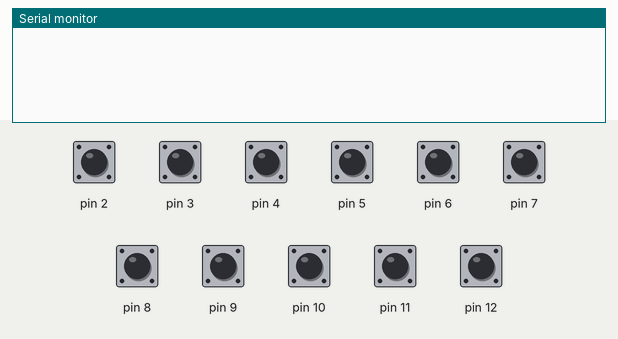
Simulated run of this sketch. Board: Arduino Uno, built with avr-gcc and run on an emulated ATmega328P. Parts: the last lines printed to the serial monitor. Inputs (shaded band) come from the test bench; at power-on: pin 2–12 HIGH.

Above: at 3.8 s.
3.9 s: pin 2 pulled LOW for 1.3 s
At 4.3 s:
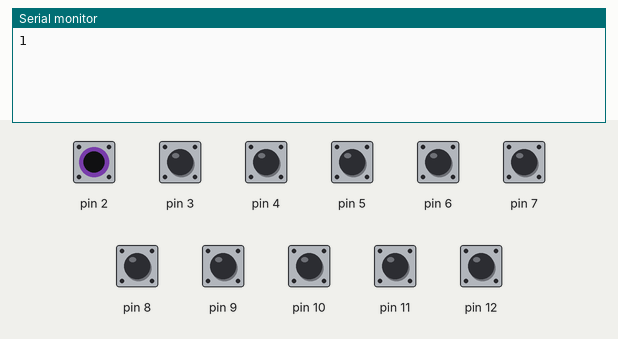
6.7 s: pin 3 pulled LOW for 1.3 s
At 7.8 s:
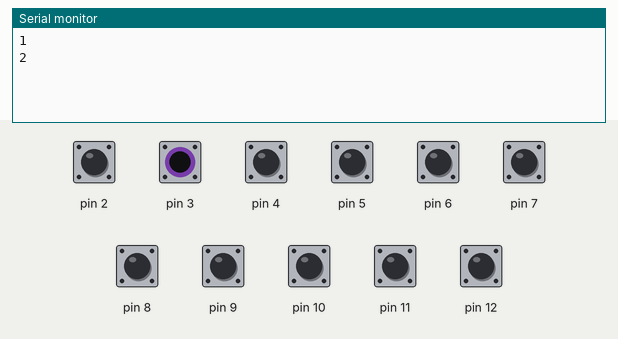
9.5 s: pin 4 pulled LOW for 1.3 s
At 11.3 s:
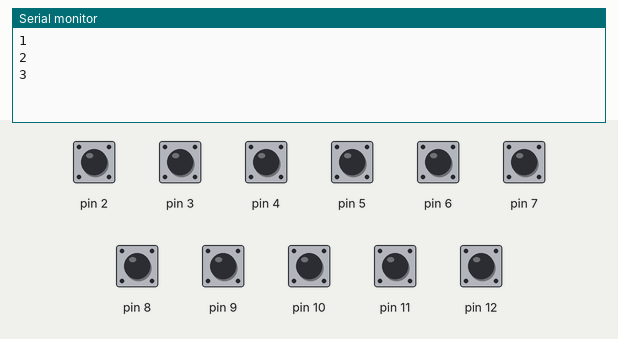
12.3 s: pin 5 pulled LOW for 1.3 s
At 13.6 s:
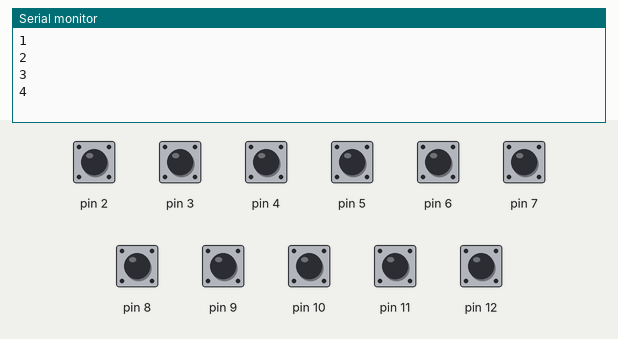
15.1 s: pin 6 pulled LOW for 1.3 s
At 17.1 s:
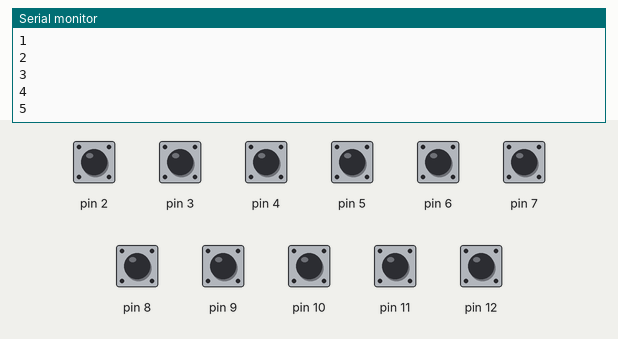
17.9 s: pin 7 pulled LOW for 1.3 s
At 18.6 s:
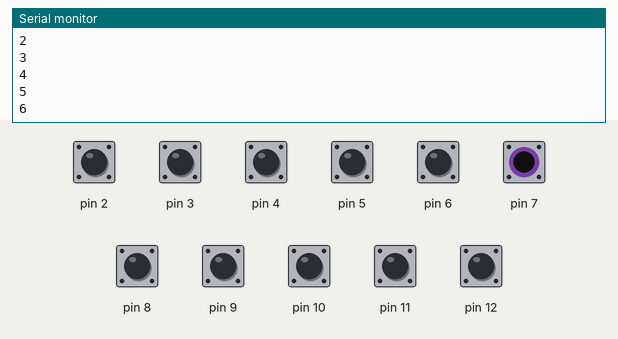
Timing chart, 0 to 20.9 s (numbered marks = the images above; inputs shaded):
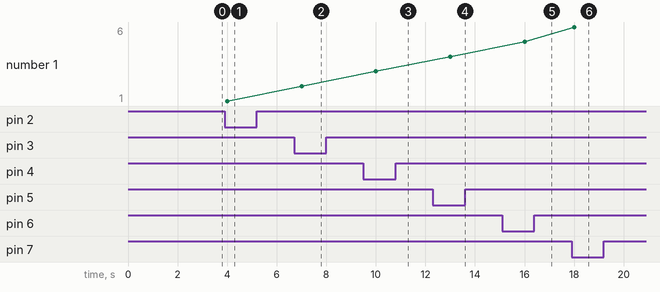

The sketch:

sketch_channel_change_test.ino
```cpp
// 11チャンネル
int oldval = -1;
void setup() {
  Serial.begin(9600);
  for (int i = 2; i < 13; i++) {
    pinMode(i, INPUT_PULLUP);
  }
}

void loop() {
  delay(1000);
  for (int i = 2; i < 13; i++) {
    int val = digitalRead(i);
    if (val == 0) {
      if (oldval != i) {
        oldval = i;
        Serial.println(i-1, DEC);
      }
      break;
    }
  }
}

// int chan = 1;
// int val_2 = 0;
// int val_3 = 0;
// int val_4 = 0;
// int old_val_2 = 0;
// int old_val_3 = 0;
// int old_val_4 = 0;

// void setup(){
//   Serial.begin(9600);
//   pinMode(2, INPUT_PULLUP);
//   pinMode(3, INPUT_PULLUP);
//   pinMode(4, INPUT_PULLUP);
// }
// void loop(){
//    val_2 = digitalRead(2); // 入力を読み取りvalに格納
//    val_3 = digitalRead(3); // 入力を読み取りvalに格納
//    val_4 = digitalRead(4); // 入力を読み取りvalに格納
//   //変化があるかどうかチェック
//   if((val_2 == HIGH) && (old_val_2 == LOW)) {
//     Serial.println(1,DEC);
//     delay(100);
//   }
//   if((val_3 == HIGH) && (old_val_3 == LOW)) {
//     Serial.println(2,DEC);
//     delay(100);
//   }
//   if((val_4 == HIGH) && (old_val_4 == LOW)) {
//     Serial.println(3,DEC);
//     delay(100);
//   }
//   old_val_2 = val_2;  // valはもう古くなったので保管しておく
//   old_val_3 = val_3;  // valはもう古くなったので保管しておく
//   old_val_4 = val_4;  // valはもう古くなったので保管しておく
// }
```

Measured:
- after the input at 3.9 s, the serial monitor: prints a new line after 0.10 s (image 1)
- after the input at 6.7 s, the serial monitor: prints a new line after 0.30 s (image 2)
- after the input at 9.5 s, the serial monitor: prints a new line after 0.50 s (image 3)
- after the input at 12.3 s, the serial monitor: prints a new line after 0.70 s (image 4)
- after the input at 15.1 s, the serial monitor: prints a new line after 0.90 s (image 5)
- after the input at 17.9 s, the serial monitor: prints a new line after 0.10 s (image 6)
- plotted number 1: 1 → 2 after the input at 6.7 s, 2 → 3 after the input at 9.5 s, 3 → 4 after the input at 12.3 s, 4 → 5 after the input at 15.1 s, 5 → 6 after the input at 17.9 s
